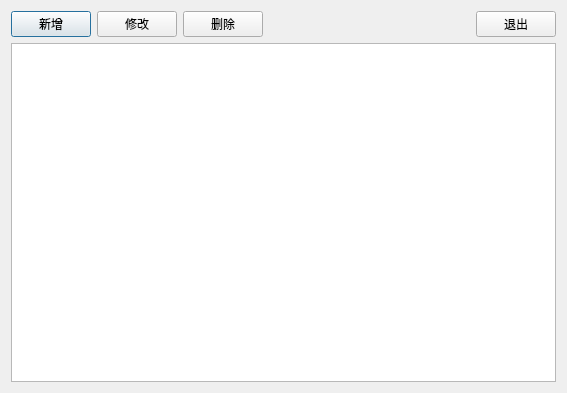
<?xml version="1.0" encoding="UTF-8"?>
<ui version="4.0">
 <class>barscale_net_set_dialog</class>
 <widget class="QDialog" name="barscale_net_set_dialog">
  <property name="geometry">
   <rect>
    <x>0</x>
    <y>0</y>
    <width>567</width>
    <height>393</height>
   </rect>
  </property>
  <property name="windowTitle">
   <string>Dialog</string>
  </property>
  <property name="outer_stylesheet" stdset="0">
   <string>dialog_hasborder</string>
  </property>
  <layout class="QVBoxLayout" name="verticalLayout">
   <item>
    <layout class="QHBoxLayout" name="horizontalLayout">
     <item>
      <widget class="uinormal_button" name="pushButton">
       <property name="text">
        <string>新增</string>
       </property>
      </widget>
     </item>
     <item>
      <widget class="uinormal_button" name="pushButton_2">
       <property name="text">
        <string>修改</string>
       </property>
      </widget>
     </item>
     <item>
      <widget class="uinormal_button" name="pushButton_3">
       <property name="text">
        <string>删除</string>
       </property>
      </widget>
     </item>
     <item>
      <spacer name="horizontalSpacer">
       <property name="orientation">
        <enum>Qt::Horizontal</enum>
       </property>
       <property name="sizeHint" stdset="0">
        <size>
         <width>40</width>
         <height>20</height>
        </size>
       </property>
      </spacer>
     </item>
     <item>
      <widget class="uinormal_button" name="pushButton_4">
       <property name="text">
        <string>退出</string>
       </property>
      </widget>
     </item>
    </layout>
   </item>
   <item>
    <widget class="QTableView" name="tableView"/>
   </item>
  </layout>
 </widget>
 <customwidgets>
  <customwidget>
   <class>uinormal_button</class>
   <extends>QPushButton</extends>
   <header>uinormal_button.h</header>
  </customwidget>
 </customwidgets>
 <resources/>
 <connections/>
</ui>
